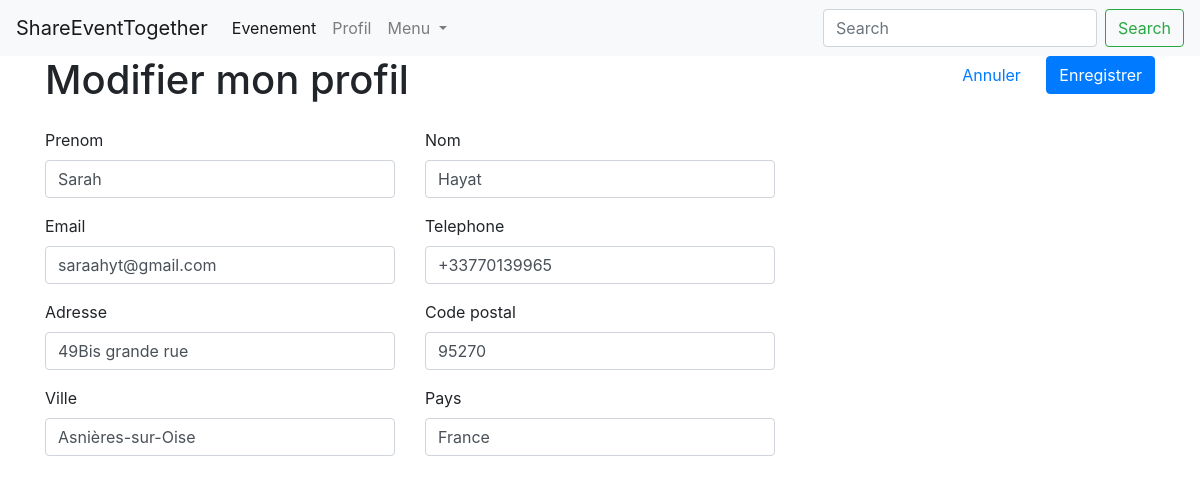
/profile/modifier (signed in), run on an earlier commit of the app's database.
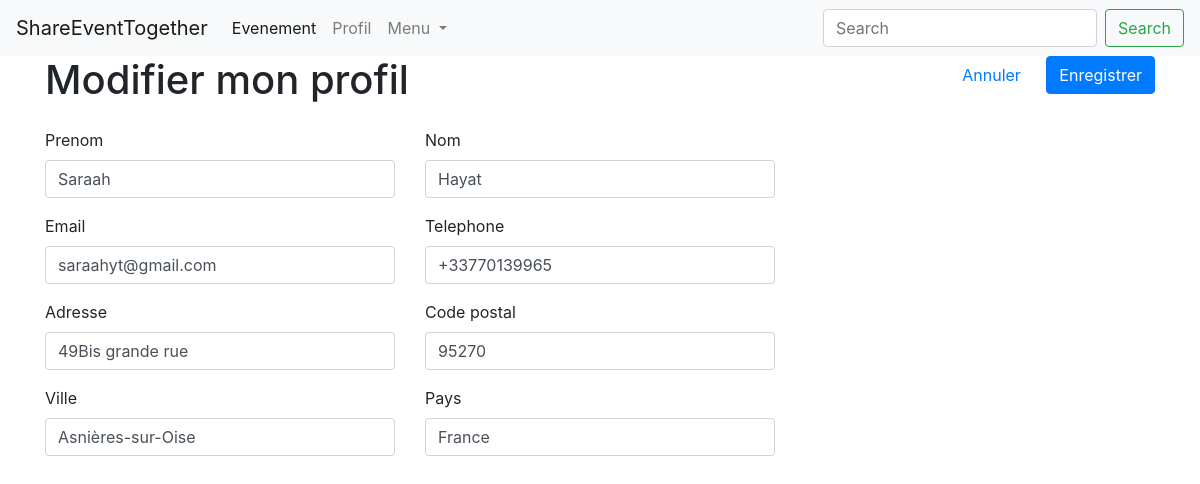
And on a later commit of the database.
### persons/models.py (models this page shows, shortened)
class Person(models.Model):
    TYPE_PARTICULIER = 'particulier'
    TYPE_PROFESSIONNEL = 'professionnel'
    TYPE_CHOICES = (
        (TYPE_PARTICULIER, 'particulier'),
        (TYPE_PROFESSIONNEL, 'professionnel')
    )
    user = models.ForeignKey('users.User', on_delete=models.CASCADE)
    first_name = models.CharField('prenom', max_length=100)
    last_name = models.CharField('nom', max_length=100)
    birth_date = models.DateField('date naissance')
    address = models.CharField('adresse', max_length=250)
    zip_code = models.IntegerField('code postal')
    city = models.CharField('ville', max_length=50)
    country = models.CharField('pays', max_length=100)
    phone_number = PhoneNumberField('telephone')
    pseudo = models.CharField('pseudo', max_length=50)
    person_type = models.CharField('type', choices=TYPE_CHOICES, max_length=15)
    created_at = models.DateTimeField('crée à', auto_now=True)
    note = models.IntegerField('karma', null=True, blank=True)

### events/views/persons.py (the view, shortened to what this page needs)
# urls.py: path('profile/modifier', EditProfilView.as_view(), name='profil-edit'),
class EditProfilView(PersonView):
    def get(self, request):
        user = request.user
        person = Person.objects.get(user=user)
        form = ProfilForm(instance=person)
        context = {
            'person': person,
            'form': form,
            'navigation_items': navigation.navigation_items(navigation.NAV_EVENEMENT),
        }
        return render(request, 'persons/profil/profil_edit.html', context)

### events/forms.py (shortened to what this page needs)
class ProfilForm(forms.ModelForm):
    email = forms.EmailField(label='Email', max_length=254)
    class Meta:
        model = Person
        exclude = ['user', 'created_at', 'karma', 'person_type', 'birth_date', 'pseudo', ]
        widgets = {
            'email': forms.EmailInput(attrs={'placeholder': 'Email'}),
            'phone_number': forms.TextInput(attrs={'placeholder': '0612344321'}),
        }
    def __init__(self, instance=None, *args, **kwargs):
        super().__init__(instance=instance, *args, **kwargs)
        if instance:
            self.fields['email'].initial = instance.user.email

### events/navigation.py (called while the page is built)
def navigation_items(selected_item=None):
    items = []
    for name, shortcut in NAV_ITEMS:
        items.append({
            'name': name,
            'url': reverse(shortcut),
            'active': True if selected_item == name else False,
        })
    return items

### events/templates/persons/profil/profil_edit.html (shortened to what this page needs)
{% extends 'persons/base_navbar.html' %}
{% block content %}
{% include 'persons/profil/profil_form.html' %}
{% endblock content %}

### events/templates/persons/profil/profil_form.html (shortened to what this page needs)
{% load bootstrap4 %}
<form method="post">
    <div class="row mb-3">
        <div class="col-md-8">
            <h1>Modifier mon profil</h1>
        </div>
        <div class="col-md-4 text-right">
            <a class="btn btn-link" href="{% url 'profil' %}">Annuler</a>
            <button type="submit" class="btn btn-primary ml-2">Enregistrer</button>
        </div>
    </div>
    <div class="row">
        <div class="col-md-4">
            {% bootstrap_field form.first_name required_css_class='required' %}
        </div>
        <div class="col-md-4">
            {% bootstrap_field form.last_name required_css_class='required' %}
        </div>
    </div>
    <div class="row">
        <div class="col-md-4">
            {% bootstrap_field form.email required_css_class='required' %}
        </div>
        <div class="col-md-4">
            {% bootstrap_field form.phone_number required_css_class='required' %}
        </div>
    </div>
    <div class="row">
        <div class="col-md-4">
            {% bootstrap_field form.address required_css_class='required' %}
        </div>
        <div class="col-md-4">
            {% bootstrap_field form.zip_code required_css_class='required' %}
        </div>
    </div>
    <div class="row">
        <div class="col-md-4">
            {% bootstrap_field form.city required_css_class='required' %}
        </div>
        <div class="col-md-4">
            {% bootstrap_field form.country required_css_class='required' %}
        </div>
    </div>
</form>

What changed in the data, as far as the page shows it:
changed Person "Hayat": first_name "Sarah" → "Saraah"
